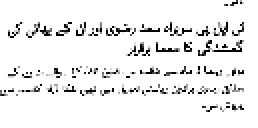
#> input picture week 2 SI26/data/Screenshot 2026-07-01 151343_processed.png, 129 x 64 px, given as the content of the folder /content/drive/MyDrive/Urdu_OCR_Project_v2/data/raw, which was not available (shown 2 times larger)
$ jupyter execute --allow-errors SI26_Week2_Qandeel_.ipynb   (shell and % lines are left out)   (text cells are left out)
#> lines starting #> are read from the running program, lines starting #| are printed output that depends on the picture; after the words box and inside, x2 and y2 are one past the last pixel; in counts of white or black regions, pixels touching at a corner belong together; pictures that were not available may be replaced by others from this repository, and a replacement may not be noted
[cell 1]
import cv2
import numpy as np
from PIL import Image
import matplotlib.pyplot as plt
import glob
import os
print("Done.")

[cell 2]
from google.colab import drive
drive.mount('/content/drive')

import pandas as pd

PROJECT_DIR = "/content/drive/MyDrive/Urdu_OCR_Project_v2"  # must match your Week 1 (v2) notebook
RAW_DIR = os.path.join(PROJECT_DIR, "data", "raw")
PROCESSED_DIR = os.path.join(PROJECT_DIR, "data", "processed")
os.makedirs(PROCESSED_DIR, exist_ok=True)

#> (the rest of this cell did not finish here and is left out)

[cell 3]
def preprocess_image(image_path, save_path, max_dimension=2000, min_dimension=800):
    """
    Preprocess a single image for OCR:
    1. Grayscale
    2. Resize preserving aspect ratio -- only scale down if too large, or scale up
       if too small. No fixed canvas/padding, so it works for both single-line
       crops AND full portrait pages.
    3. Denoise + Otsu binarize on the real (already-sized) content.
    """
#> called with max_dimension = 2000, min_dimension = 800
    img = cv2.imread(image_path)
#> img is the input picture: shape (64, 129, 3); min 0, max 255, mean 237.6
    if img is None:
        print(f"Could not load: {image_path}")
        return None

    gray = cv2.cvtColor(img, cv2.COLOR_BGR2GRAY)
    h, w = gray.shape
#> h = 64; w = 129
    longest_side = max(h, w)
#> longest_side = 129

    if longest_side > max_dimension:
        scale = max_dimension / longest_side
        gray = cv2.resize(gray, (int(w * scale), int(h * scale)), interpolation=cv2.INTER_AREA)
    elif longest_side < min_dimension:
        scale = min_dimension / longest_side
#> scale = 6.2
        gray = cv2.resize(gray, (int(w * scale), int(h * scale)), interpolation=cv2.INTER_CUBIC)
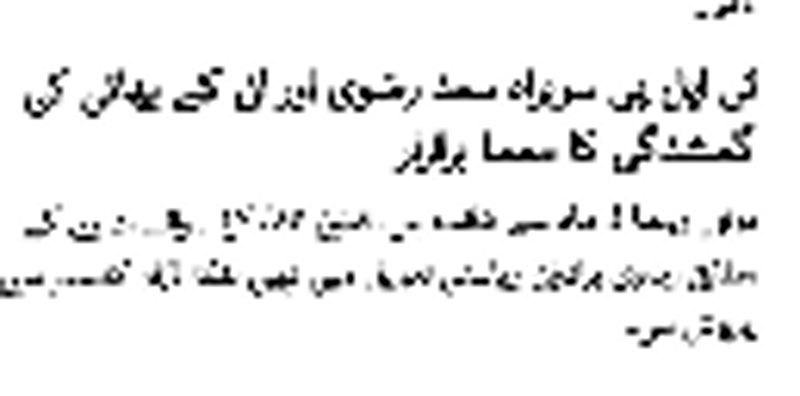
#> gray: shape (396, 800); min 0, max 255, mean 236.2

    denoised = cv2.fastNlMeansDenoising(gray, h=7)
    _, binary = cv2.threshold(denoised, 0, 255, cv2.THRESH_BINARY + cv2.THRESH_OTSU)
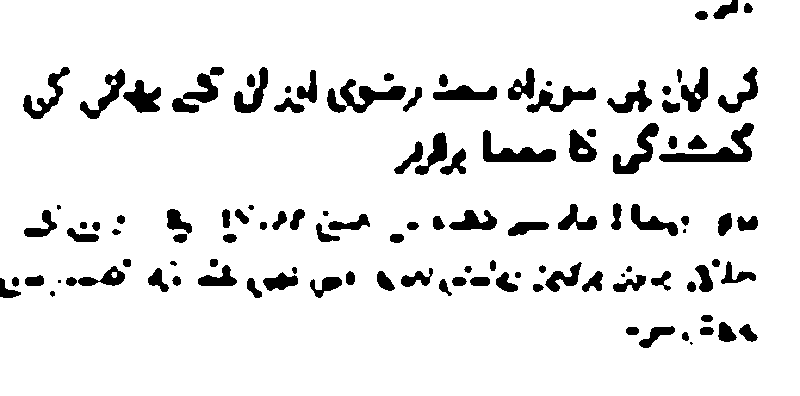
#> binary: shape (396, 800); 91.1% white; 115 black regions (5 under 20 px), largest, box (x1, y1, x2, y2) and area: (659, 123, 754, 162) 1192, (327, 79, 406, 113) 1143, (483, 130, 556, 162) 976

    cv2.imwrite(save_path, binary)
    return binary

[cell 4]
all_images = glob.glob(f"{RAW_DIR}/**/*.jpg", recursive=True)
all_images += glob.glob(f"{RAW_DIR}/**/*.jpeg", recursive=True)
all_images += glob.glob(f"{RAW_DIR}/**/*.png", recursive=True)

print(f"Found {len(all_images)} images to process in {RAW_DIR}")

processed_count = 0
raw_lookup = {}  # basename (no ext) -> raw path, used for raw-vs-processed comparison below
for img_path in all_images:
    stem = os.path.splitext(os.path.basename(img_path))[0]
    raw_lookup[stem] = img_path
    save_path = os.path.join(PROCESSED_DIR, stem + ".png")
    result = preprocess_image(img_path, save_path)
    if result is not None:
        processed_count += 1

print(f"Done! Processed {processed_count} images")
print(f"Check {PROCESSED_DIR}")

[cell 5]
import random

sample_stems = random.sample(list(raw_lookup.keys()), min(4, len(raw_lookup)))

fig, axes = plt.subplots(len(sample_stems), 2, figsize=(9, 3 * len(sample_stems)))
if len(sample_stems) == 1:
    axes = [axes]

for row_axes, stem in zip(axes, sample_stems):
    raw_img = Image.open(raw_lookup[stem])
    processed_path = os.path.join(PROCESSED_DIR, stem + ".png")
    processed_img = Image.open(processed_path) if os.path.exists(processed_path) else None

    row_axes[0].imshow(raw_img)
    row_axes[0].set_title(f"Raw: {stem}", fontsize=9)
    row_axes[0].axis("off")

    if processed_img is not None:
        row_axes[1].imshow(processed_img, cmap="gray")
        row_axes[1].set_title(f"Processed: {stem}", fontsize=9)
    else:
        row_axes[1].set_title("(processing failed)", fontsize=9)
    row_axes[1].axis("off")

plt.tight_layout()
plt.show()
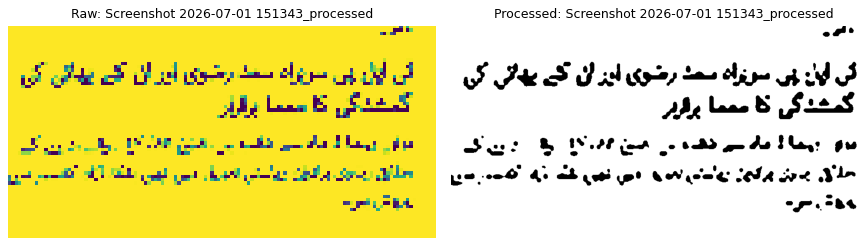
#> figure drawn by matplotlib, 2 panels

[cell 6]
widths, heights = [], []
for p in raw_lookup.values():
    with Image.open(p) as im:
        w, h = im.size
#> w = 129; h = 64
        widths.append(w)
        heights.append(h)

fig, axes = plt.subplots(1, 2, figsize=(11, 4))
axes[0].hist(widths, bins=30, color="steelblue", edgecolor="white")
axes[0].set_title("Raw image widths")
axes[0].set_xlabel("Width (px)")
axes[1].hist(heights, bins=30, color="darkorange", edgecolor="white")
axes[1].set_title("Raw image heights")
axes[1].set_xlabel("Height (px)")
plt.tight_layout()
plt.show()
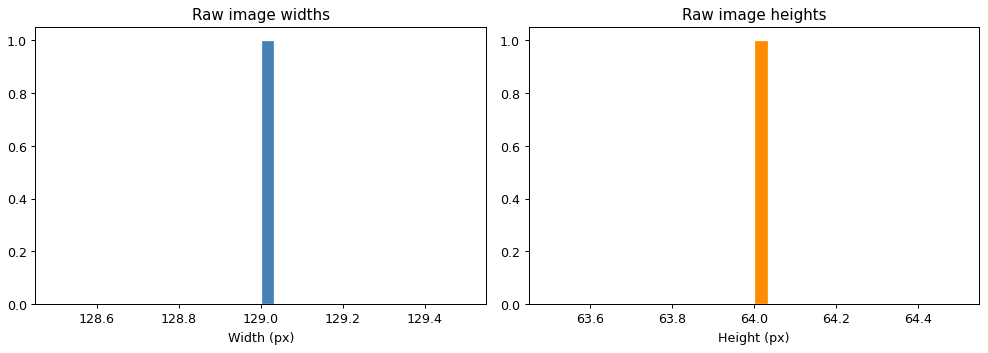
#> figure drawn by matplotlib, 2 panels; panel 1: tallest bar 1 high, from x = 129 to 129; panel 2: tallest bar 1 high, from x = 64 to 64.03

print(f"Width  -- min: {min(widths)}, mean: {sum(widths)/len(widths):.0f}, max: {max(widths)}")
#| Width  -- min: 129, mean: 129, max: 129
print(f"Height -- min: {min(heights)}, mean: {sum(heights)/len(heights):.0f}, max: {max(heights)}")
#| Height -- min: 64, mean: 64, max: 64

[cell 7]
black_pcts = []
names = []
for p in glob.glob(f"{PROCESSED_DIR}/*.png"):
    img = cv2.imread(p, cv2.IMREAD_GRAYSCALE)
    if img is None:
        continue
    pct = (img < 128).mean() * 100
    black_pcts.append(pct)
    names.append(os.path.basename(p))

plt.figure(figsize=(8, 4))
plt.hist(black_pcts, bins=30, color="steelblue", edgecolor="white")
plt.xlabel("Black pixel % per processed image")
plt.ylabel("Number of images")
plt.title(f"Distribution of black-pixel % across {len(black_pcts)} processed images")
plt.tight_layout()
plt.show()
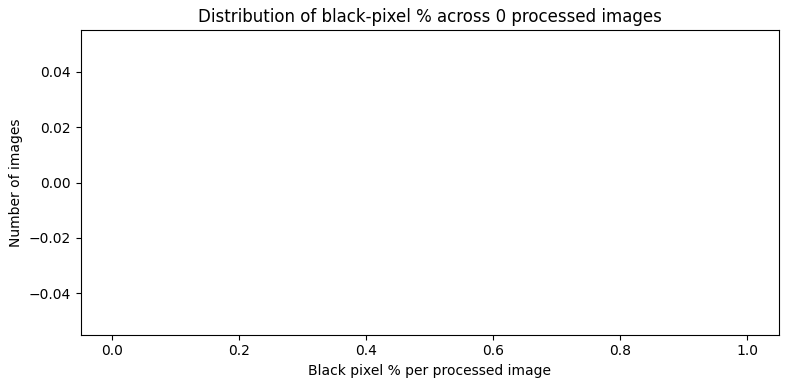
#> figure drawn by matplotlib, 1 panel

low = [n for n, p in zip(names, black_pcts) if p < 1]
high = [n for n, p in zip(names, black_pcts) if p > 60]
print(f"Suspiciously blank (<1% black): {len(low)} images -> {low[:10]}")
print(f"Suspiciously dense (>60% black): {len(high)} images -> {high[:10]}")
print("Note: a genuinely high % can be legitimate if the page includes a large illustration --")
print("use this as a place to start checking, not a hard rule.")

[cell 8]

# Verify the install worked and the Urdu language pack is available
print()

[cell 9]
import pytesseract

test_stems = list(raw_lookup.keys())[:5]

print("=== Tesseract Results on Urdu Images ===\n")
tesseract_results = {}
#> (the rest of this cell did not finish here and is left out)

[cell 10]
labels_path = os.path.join(PROJECT_DIR, "labels.csv")
labels_df = pd.read_csv(labels_path) if os.path.exists(labels_path) else None
#> (reads labels.csv from the repository)

def find_reference_text(stem):
    if labels_df is None:
        return None
    matches = labels_df[labels_df["image"].apply(lambda p: os.path.splitext(os.path.basename(p))[0] == stem)]
    if len(matches) > 0:
        return str(matches.iloc[0]["text"])
    return None

print("=== Gap Analysis: Reference vs. Tesseract Output ===\n")
gap_rows = []
for stem, tess_output in tesseract_results.items():
    ref = find_reference_text(stem)
    gap_rows.append({"image": stem, "reference": ref, "tesseract_output": tess_output.strip()})
    print(f"Image: {stem}")
    print(f"  Reference:  {ref}")
    print(f"  Tesseract:  {tess_output.strip()}")
    print(f"  What went wrong: [[fill in after reading the output above -- e.g. which words")
    print(f"                     survived, which were dropped/garbled, any hallucinated characters]]")
    print()

gap_df = pd.DataFrame(gap_rows)
#> (the rest of this cell did not finish here and is left out)

[cell 11]
def word_match_pct(actual, predicted):
    if not actual:
        return None
    actual_words = set(str(actual).split())
    predicted_words = str(predicted).split()
    if not actual_words:
        return None
    matched = sum(1 for w in predicted_words if w in actual_words)
    return 100 * matched / len(actual_words)

scores = []
labels_for_plot = []
for row in gap_rows:
    pct = word_match_pct(row["reference"], row["tesseract_output"])
    if pct is not None:
        scores.append(pct)
        labels_for_plot.append(row["image"])

if scores:
    plt.figure(figsize=(7, 4))
    bars = plt.bar(labels_for_plot, scores, color="#4C72B0")
    plt.ylabel("% of ground-truth words recovered")
    plt.ylim(0, 100)
    plt.xticks(rotation=30, ha="right")
    plt.title("Tesseract word-recovery rate on your test images")
    for bar, score in zip(bars, scores):
        plt.text(bar.get_x() + bar.get_width() / 2, score + 2, f"{score:.0f}%", ha="center")
    plt.tight_layout()
    plt.savefig(os.path.join(PROJECT_DIR, "week2_word_recovery_rate.png"))
    plt.show()
    print(f"Average word-recovery rate across {len(scores)} images: {sum(scores)/len(scores):.1f}%")
else:
    print("No images had matching ground truth in labels.csv -- check that the raw filenames "
          "(before preprocessing) match the 'image' column in labels.csv.")

[cell 12]
import pandas as pd

if not os.path.exists(labels_path):
    raise FileNotFoundError(
        f"labels.csv not found at {labels_path}. Run the Week 1 (v2) notebook first."
    )

df = pd.read_csv(labels_path)
print(f"Loaded {len(df)} rows from labels.csv")
print("Columns:", list(df.columns))
df.head()

[cell 13]
from tqdm.auto import tqdm

bad_rows = []
for idx, row in tqdm(df.iterrows(), total=len(df), desc="Checking images"):
    full_path = os.path.join(PROJECT_DIR, row["image"])
    try:
        with Image.open(full_path) as img:
            img.verify()
    except Exception:
        bad_rows.append(idx)

print(f"Bad/unreadable images found: {len(bad_rows)}")
if bad_rows:
    df = df.drop(index=bad_rows).reset_index(drop=True)
    print(f"Dropped {len(bad_rows)} bad rows. Remaining: {len(df)}")
else:
    print("All images opened successfully.")

[cell 14]
before = len(df)

df["text"] = df["text"].astype(str).str.strip()
df = df[df["text"].str.len() > 0]
df = df[df["text"] != "FILL_IN_URDU_TEXT_HERE"]

dup_count = df.duplicated(subset=["image"]).sum()
df = df.drop_duplicates(subset=["image"]).reset_index(drop=True)

print(f"Removed {before - len(df)} rows with empty/placeholder text or duplicate images.")
print(f"Remaining rows: {len(df)}")

[cell 15]
df["text_length"] = df["text"].str.len()

fig, ax = plt.subplots(figsize=(9, 5))
for source in df["source"].unique():
    subset = df[df["source"] == source]["text_length"]
    ax.hist(subset, bins=20, alpha=0.5, label=f"{source} (n={len(subset)})")

ax.set_title("Text Length Distribution by Source")
ax.set_xlabel("Number of characters")
ax.set_ylabel("Number of images")
ax.legend(fontsize=8)
plt.savefig(os.path.join(PROJECT_DIR, "week2_text_length_by_source.png"))
plt.show()

print(df.groupby("source")["text_length"].describe())

[cell 16]
all_chars = set()
for t in df["text"]:
    all_chars.update(t)

print(f"Total unique characters in dataset: {len(all_chars)}")

non_urdu_chars = sorted(c for c in all_chars if not ('\u0600' <= c <= '\u06FF') and not c.isspace())
print(f"Non-Urdu-range characters present ({len(non_urdu_chars)}): {non_urdu_chars[:50]}")
print("A handful of digits/punctuation here is normal; a large amount is worth a closer look.")

[cell 17]
print("Images per source:")
print(df["source"].value_counts())
print()
print("Images per split:")
print(df["split"].value_counts())
print()
print(f"Train ratio: {(df['split'] == 'train').mean():.1%}")

[cell 18]
fig_rows = []
for source in df["source"].unique():
    subset = df[df["source"] == source]
    if len(subset) > 0:
        fig_rows.append(subset.sample(1, random_state=1).iloc[0])

#> (the rest of this cell did not finish here and is left out)
